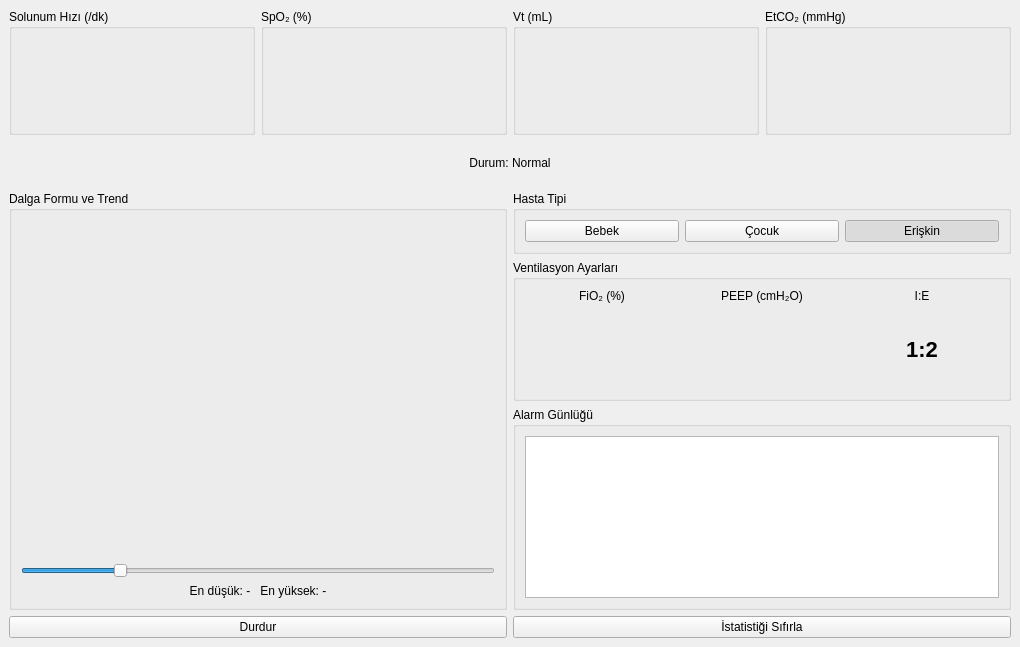
<?xml version="1.0" encoding="UTF-8"?>
<ui version="4.0">
 <class>MainWindow</class>
 <widget class="QMainWindow" name="MainWindow">
  <property name="geometry">
   <rect>
    <x>0</x>
    <y>0</y>
    <width>1020</width>
    <height>647</height>
   </rect>
  </property>
  <property name="windowTitle">
   <string>Nefes Paneli</string>
  </property>
  <widget class="QWidget" name="centralwidget">
   <layout class="QVBoxLayout" name="anaLayout" stretch="0,0,1,0">
    <item>
     <widget class="QWidget" name="olculenGroup" native="true">
      <layout class="QHBoxLayout" name="olculenLayout">
       <property name="leftMargin">
        <number>0</number>
       </property>
       <property name="topMargin">
        <number>0</number>
       </property>
       <property name="rightMargin">
        <number>0</number>
       </property>
       <property name="bottomMargin">
        <number>0</number>
       </property>
       <item>
        <widget class="QGroupBox" name="hizGroup">
         <property name="title">
          <string>Solunum Hızı (/dk)</string>
         </property>
         <layout class="QVBoxLayout" name="hizLayout">
          <item>
           <widget class="ArcGosterge" name="hizGauge" native="true">
            <property name="minimumSize">
             <size>
              <width>0</width>
              <height>85</height>
             </size>
            </property>
           </widget>
          </item>
         </layout>
        </widget>
       </item>
       <item>
        <widget class="QGroupBox" name="spo2Group">
         <property name="title">
          <string>SpO₂ (%)</string>
         </property>
         <layout class="QVBoxLayout" name="spo2Layout">
          <item>
           <widget class="ArcGosterge" name="spo2Gauge" native="true">
            <property name="minimumSize">
             <size>
              <width>0</width>
              <height>85</height>
             </size>
            </property>
           </widget>
          </item>
         </layout>
        </widget>
       </item>
       <item>
        <widget class="QGroupBox" name="vtGroup">
         <property name="title">
          <string>Vt (mL)</string>
         </property>
         <layout class="QVBoxLayout" name="vtLayout">
          <item>
           <widget class="ArcGosterge" name="vtGauge" native="true">
            <property name="minimumSize">
             <size>
              <width>0</width>
              <height>85</height>
             </size>
            </property>
           </widget>
          </item>
         </layout>
        </widget>
       </item>
       <item>
        <widget class="QGroupBox" name="etco2Group">
         <property name="title">
          <string>EtCO₂ (mmHg)</string>
         </property>
         <layout class="QVBoxLayout" name="etco2Layout">
          <item>
           <widget class="ArcGosterge" name="etco2Gauge" native="true">
            <property name="minimumSize">
             <size>
              <width>0</width>
              <height>85</height>
             </size>
            </property>
           </widget>
          </item>
         </layout>
        </widget>
       </item>
      </layout>
     </widget>
    </item>
    <item>
     <widget class="QLabel" name="alarmLabel">
      <property name="sizePolicy">
       <sizepolicy hsizetype="Preferred" vsizetype="Fixed">
        <horstretch>0</horstretch>
        <verstretch>0</verstretch>
       </sizepolicy>
      </property>
      <property name="minimumSize">
       <size>
        <width>0</width>
        <height>44</height>
       </size>
      </property>
      <property name="maximumSize">
       <size>
        <width>16777215</width>
        <height>44</height>
       </size>
      </property>
      <property name="text">
       <string>Durum: Normal</string>
      </property>
      <property name="alignment">
       <set>Qt::AlignmentFlag::AlignCenter</set>
      </property>
     </widget>
    </item>
    <item>
     <layout class="QHBoxLayout" name="ortaLayout">
      <item>
       <widget class="QGroupBox" name="dalgaGroup">
        <property name="title">
         <string>Dalga Formu ve Trend</string>
        </property>
        <layout class="QVBoxLayout" name="solLayout" stretch="1,1,0,0">
         <item>
          <widget class="SolunumDalgasi" name="solunumDalgasi" native="true"/>
         </item>
         <item>
          <widget class="TrendGrafik" name="trendGrafik" native="true"/>
         </item>
         <item>
          <widget class="QSlider" name="hizSlider">
           <property name="minimum">
            <number>5</number>
           </property>
           <property name="maximum">
            <number>40</number>
           </property>
           <property name="value">
            <number>12</number>
           </property>
           <property name="orientation">
            <enum>Qt::Orientation::Horizontal</enum>
           </property>
          </widget>
         </item>
         <item>
          <widget class="QLabel" name="istatistikLabel">
           <property name="text">
            <string>En düşük: -   En yüksek: -</string>
           </property>
           <property name="alignment">
            <set>Qt::AlignmentFlag::AlignCenter</set>
           </property>
          </widget>
         </item>
        </layout>
       </widget>
      </item>
      <item>
       <layout class="QVBoxLayout" name="sagLayout" stretch="0,0,1">
        <item>
         <widget class="QGroupBox" name="hastaTipiGroup">
          <property name="title">
           <string>Hasta Tipi</string>
          </property>
          <layout class="QHBoxLayout" name="hastaTipiLayout">
           <item>
            <widget class="QPushButton" name="bebekButton">
             <property name="text">
              <string>Bebek</string>
             </property>
             <property name="checkable">
              <bool>true</bool>
             </property>
             <property name="autoExclusive">
              <bool>true</bool>
             </property>
            </widget>
           </item>
           <item>
            <widget class="QPushButton" name="cocukButton">
             <property name="text">
              <string>Çocuk</string>
             </property>
             <property name="checkable">
              <bool>true</bool>
             </property>
             <property name="autoExclusive">
              <bool>true</bool>
             </property>
            </widget>
           </item>
           <item>
            <widget class="QPushButton" name="eriskinButton">
             <property name="text">
              <string>Erişkin</string>
             </property>
             <property name="checkable">
              <bool>true</bool>
             </property>
             <property name="checked">
              <bool>true</bool>
             </property>
             <property name="autoExclusive">
              <bool>true</bool>
             </property>
            </widget>
           </item>
          </layout>
         </widget>
        </item>
        <item>
         <widget class="QGroupBox" name="ayarGroup">
          <property name="title">
           <string>Ventilasyon Ayarları</string>
          </property>
          <layout class="QHBoxLayout" name="ayarLayout">
           <item>
            <widget class="QWidget" name="fio2Group" native="true">
             <layout class="QVBoxLayout" name="fio2Layout">
              <property name="leftMargin">
               <number>0</number>
              </property>
              <property name="topMargin">
               <number>0</number>
              </property>
              <property name="rightMargin">
               <number>0</number>
              </property>
              <property name="bottomMargin">
               <number>0</number>
              </property>
              <item>
               <widget class="QLabel" name="fio2Baslik">
                <property name="text">
                 <string>FiO₂ (%)</string>
                </property>
                <property name="alignment">
                 <set>Qt::AlignmentFlag::AlignCenter</set>
                </property>
               </widget>
              </item>
              <item>
               <widget class="ArcGosterge" name="fio2Gauge" native="true">
                <property name="minimumSize">
                 <size>
                  <width>0</width>
                  <height>80</height>
                 </size>
                </property>
               </widget>
              </item>
             </layout>
            </widget>
           </item>
           <item>
            <widget class="QWidget" name="peepGroup" native="true">
             <layout class="QVBoxLayout" name="peepLayout">
              <property name="leftMargin">
               <number>0</number>
              </property>
              <property name="topMargin">
               <number>0</number>
              </property>
              <property name="rightMargin">
               <number>0</number>
              </property>
              <property name="bottomMargin">
               <number>0</number>
              </property>
              <item>
               <widget class="QLabel" name="peepBaslik">
                <property name="text">
                 <string>PEEP (cmH₂O)</string>
                </property>
                <property name="alignment">
                 <set>Qt::AlignmentFlag::AlignCenter</set>
                </property>
               </widget>
              </item>
              <item>
               <widget class="ArcGosterge" name="peepGauge" native="true">
                <property name="minimumSize">
                 <size>
                  <width>0</width>
                  <height>80</height>
                 </size>
                </property>
               </widget>
              </item>
             </layout>
            </widget>
           </item>
           <item>
            <widget class="QWidget" name="ieGroup" native="true">
             <layout class="QVBoxLayout" name="ieLayout">
              <property name="leftMargin">
               <number>0</number>
              </property>
              <property name="topMargin">
               <number>0</number>
              </property>
              <property name="rightMargin">
               <number>0</number>
              </property>
              <property name="bottomMargin">
               <number>0</number>
              </property>
              <item>
               <widget class="QLabel" name="ieBaslik">
                <property name="text">
                 <string>I:E</string>
                </property>
                <property name="alignment">
                 <set>Qt::AlignmentFlag::AlignCenter</set>
                </property>
               </widget>
              </item>
              <item>
               <widget class="QLabel" name="ieLabel">
                <property name="minimumSize">
                 <size>
                  <width>0</width>
                  <height>80</height>
                 </size>
                </property>
                <property name="styleSheet">
                 <string notr="true">font-size: 22px; font-weight: bold;</string>
                </property>
                <property name="text">
                 <string>1:2</string>
                </property>
                <property name="alignment">
                 <set>Qt::AlignmentFlag::AlignCenter</set>
                </property>
               </widget>
              </item>
             </layout>
            </widget>
           </item>
          </layout>
         </widget>
        </item>
        <item>
         <widget class="QGroupBox" name="gunlukGroup">
          <property name="title">
           <string>Alarm Günlüğü</string>
          </property>
          <layout class="QVBoxLayout" name="gunlukLayout">
           <item>
            <widget class="QListWidget" name="alarmListesi"/>
           </item>
          </layout>
         </widget>
        </item>
       </layout>
      </item>
     </layout>
    </item>
    <item>
     <layout class="QHBoxLayout" name="altLayout">
      <item>
       <widget class="QPushButton" name="baslatDurdurButton">
        <property name="text">
         <string>Durdur</string>
        </property>
       </widget>
      </item>
      <item>
       <widget class="QPushButton" name="resetButton">
        <property name="text">
         <string>İstatistiği Sıfırla</string>
        </property>
       </widget>
      </item>
     </layout>
    </item>
   </layout>
  </widget>
 </widget>
 <customwidgets>
  <customwidget>
   <class>TrendGrafik</class>
   <extends>QWidget</extends>
   <header>trendgrafik.h</header>
   <container>1</container>
  </customwidget>
  <customwidget>
   <class>SolunumDalgasi</class>
   <extends>QWidget</extends>
   <header>solunumdalgasi.h</header>
   <container>1</container>
  </customwidget>
  <customwidget>
   <class>ArcGosterge</class>
   <extends>QWidget</extends>
   <header>arcgosterge.h</header>
  </customwidget>
 </customwidgets>
 <resources/>
 <connections/>
</ui>
